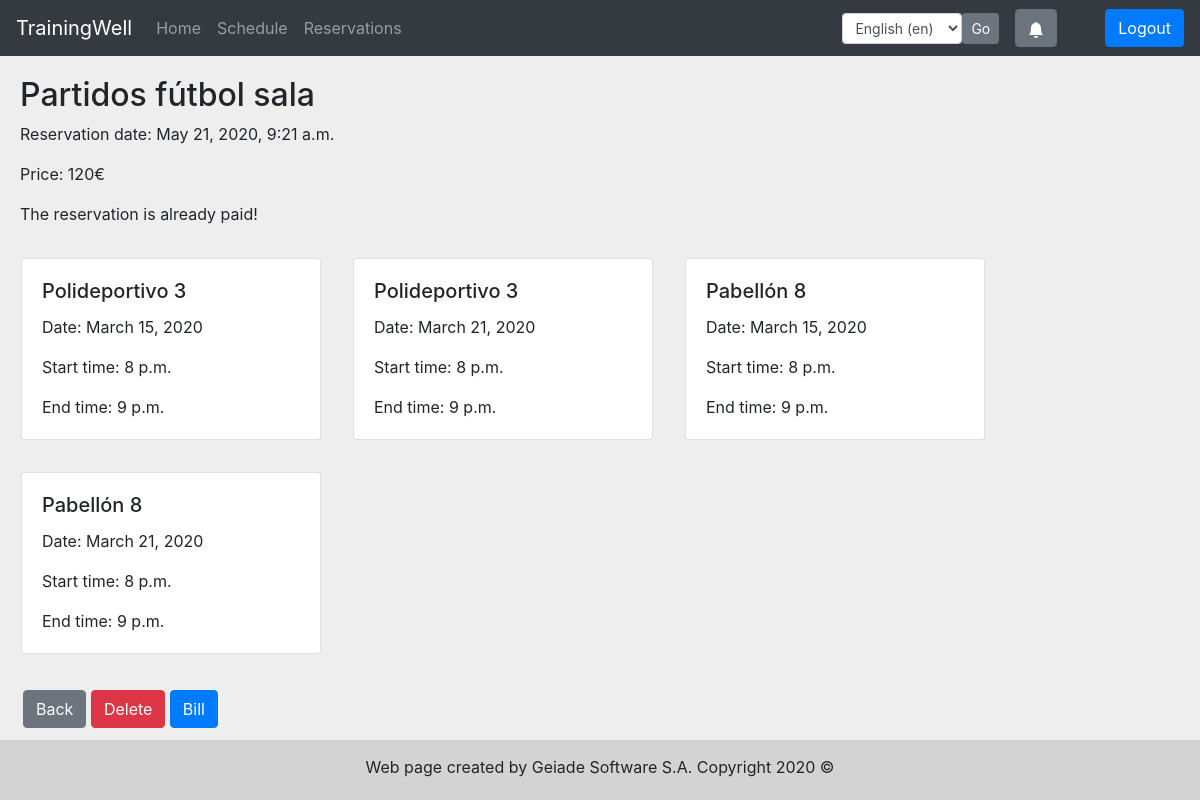
Page /en/events/reservation/26/ (signed in) on the committed database.
### eventApp/models.py (models this page shows, shortened)
class Reservation(models.Model):
    PAID = 'P'
    UNPAID = 'U'
    CANCELTOREFUND = 'CTR'
    CANCELANDREFUND = 'CR'
    CANCELOUTTIME = 'COT'
    CANCEL = 'C'
    STATUS = ((PAID, 'Paid'), (UNPAID, 'Unpaid'), (CANCELTOREFUND, 'Canceled, waiting refund'),
              (CANCELANDREFUND, 'Canceled and refunded'), (CANCELOUTTIME, 'Canceled out of time'), (CANCEL, 'Canceled'))
    status = models.CharField(max_length=100, choices=STATUS)
    event_name = models.CharField(max_length=100)
    user = models.ForeignKey(settings.AUTH_USER_MODEL, on_delete=models.PROTECT)
    reservation_date = models.DateTimeField(auto_now_add=True)
    price = models.IntegerField()
    is_paid = models.BooleanField(default=False)
    last_update = models.DateTimeField()
    modified_by = models.ForeignKey(settings.AUTH_USER_MODEL, null=True, on_delete=models.SET_NULL, related_name="modifier")
    is_deleted = models.BooleanField(default=False)

class Timeblock(models.Model):
    reservation = models.ForeignKey(Reservation, on_delete=models.CASCADE)
    space = models.ForeignKey(Space, on_delete=models.SET(get_timeblock_space('self').__str__()))
    start_time = models.DateTimeField()
    end_time = models.DateTimeField()
    class Meta:
        ordering = ['start_time']

### eventApp/views.py (the view)
# urls.py: path('reservation/<int:obj_id>/', reservation_detail, name='reservation_detail'),
@decorators.get_if_creator(Reservation)
def reservation_detail(request, instance):
    tbck = Timeblock.objects.filter(reservation=instance)
    context = {'reservation': instance, 'timeblocks': aggregate_timeblocks(list(tbck))}
    return render(request, 'eventApp/reservation_detail.html', context)

### eventApp/models.py (called while the page is built)
    def __str__(self):
        return u'%s' % self.kind_of_field

    def __str__(self):
        return u"%s %d" % (self.field, self.id)

### eventApp/templatetags/template_tags.py (called while the page is built)
@register.filter(name='has_group')
def has_group(user, group_name):
    return user.groups.filter(name=group_name).exists()

### eventApp/views.py (called while the page is built)
def notification_context_processor(request):
    return {
        'notifications': Notification.objects.filter(
            user=request.user,
            is_deleted=False
        )} if request.user.is_authenticated else {}

def aggregate_timeblocks(timeblocks):
    agg_list = []
    agg = {}
    timeblocks.sort(key=lambda tb: tb.space.id)
    for timeblock in timeblocks:
        if len(agg.keys()) != 0:
            if str(timeblock.space) == agg['space'] and timeblock.start_time == agg['end_time']:
                agg['end_time'] = agg['end_time'] + settings.RESERVATION_GRANULARITY
                continue
            agg_list.append(agg)
        agg = {
            'start_time': timeblock.start_time,
            'end_time': timeblock.start_time + settings.RESERVATION_GRANULARITY,
            'space': str(timeblock.space)
        }
    if len(agg.keys()) != 0:
        agg_list.append(agg)  # Store last agg
    return agg_list

### templates/eventApp/reservation_detail.html (shortened to what this page needs)
{% extends 'base.html' %}
{% load i18n %}
{% block content %}
    <div class="reservation-detail">
        <div class="reservation">
         <div class="card-body">
            <h2>{{ reservation.event_name }}</h2>
            <p>{% trans 'Reservation date' %}: {{ reservation.reservation_date }}</p>
            <p>{% trans 'Price' %}:  {{ reservation.price }}€</p>
            {% if  reservation.is_paid %}
                <p>{% trans 'The reservation is already paid' %}!</p>
            {% else %}
               <p>{% trans 'The reservation has not been paid yet' %}.</p>
            {% endif %}
            <div class="card-deck">
                {% for tb in timeblocks %}
                    <div class="card m-3" style="min-width: 300px; max-width: 300px;">
                        <div class="card-body">
                            <h5 class="card-title">{{ tb.space }}</h5>
                            <p class="card-text">{% trans 'Date' %}: {{ tb.start_time|date:"DATE_FORMAT" }}</p>
                            <p class="card-text">{% trans 'Start time' %}: {{ tb.start_time|time:"TIME_FORMAT" }}</p>
                            <p class="card-text">{% trans 'End time' %}: {{ tb.end_time|time:"TIME_FORMAT" }}</p>
                        </div>
                    </div>
                {% empty %}
                    <p class="ml-5 mt-2">{% trans 'No spaces reserved' %}</p>
                {% endfor %}
            </div>
         </div>
        </div>
    </div>
    <div class="row ml-2">
        <div class="col">
            <a type="button" role="button" class="btn btn-secondary" href="{% url 'reservations' %}">{% trans 'Back' %}</a>
            <button type="button" class="btn btn-primary btn-danger" data-toggle="modal" data-target="#exampleModal">
                {% trans 'Delete' %}
            </button>
            <a type="button" role="button" class="btn btn-primary" href={% url 'reservation_bill' obj_id=reservation.id %}>{% trans 'Bill' %}</a>
        </div>
    </div>
{% endblock %}

### static/CSS/base.css (style rules this page uses)
body { background-color: #eeeeee; }

### rows in the picture
Reservation: event_name "Partidos fútbol sala", reservation_date "May 21, 2020, 9:21 a.m.", price "120"
Timeblock: start_time "March 15, 2020", start_time "8 p.m."
Timeblock: start_time "March 21, 2020", start_time "8 p.m."
Timeblock: start_time "March 15, 2020", start_time "8 p.m."
Timeblock: start_time "March 21, 2020", start_time "8 p.m."

### other values in the picture
{{ tb.space }} "Polideportivo 3" "Polideportivo 3" "Pabellón 8" "Pabellón 8"
{{ tb.end_time|time:"TIME_FORMAT" }} "9 p.m." "9 p.m." "9 p.m." "9 p.m."
form field language "English (en)"
